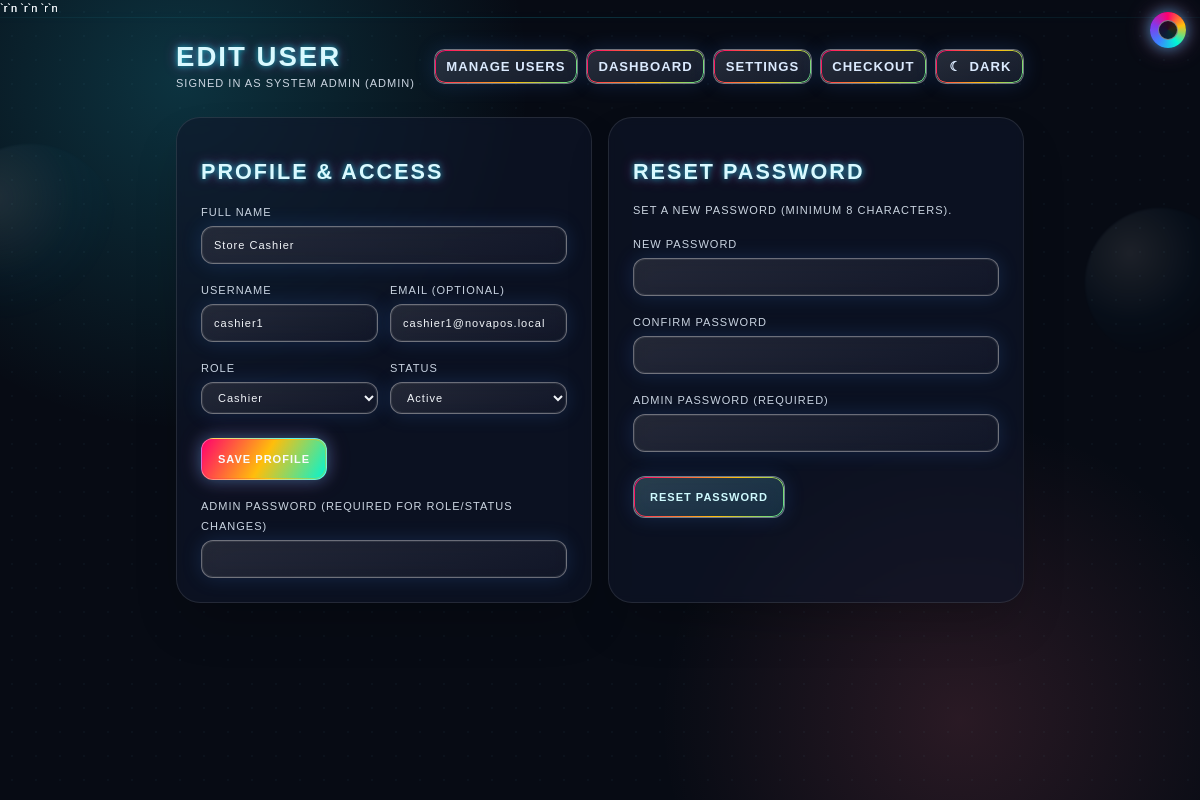
Screenshot of /edit_user.php?id=2 (signed in) with the database file from the repository.
### tables this page shows
CREATE TABLE users (
  id BIGINT UNSIGNED NOT NULL AUTO_INCREMENT,
  full_name VARCHAR(120) NOT NULL,
  username VARCHAR(60) NOT NULL,
  email VARCHAR(190) NULL,
  password_hash VARCHAR(255) NOT NULL,
  role ENUM('admin', 'manager', 'cashier') NOT NULL DEFAULT 'cashier',
  is_active TINYINT(1) NOT NULL DEFAULT 1,
  created_at TIMESTAMP NOT NULL DEFAULT CURRENT_TIMESTAMP,
  updated_at TIMESTAMP NOT NULL DEFAULT CURRENT_TIMESTAMP ON UPDATE CURRENT_TIMESTAMP,
  PRIMARY KEY (id),
  UNIQUE KEY uq_users_username (username),
  UNIQUE KEY uq_users_email (email),
  KEY idx_users_role_active (role, is_active)
);

### app/bootstrap.php (called while the page is built, shortened)
<?php
spl_autoload_register(static function (string $class): void {
    $prefix = 'App\\';
    $baseDir = __DIR__ . '/';
    $relativeClass = substr($class, strlen($prefix));
    $file = $baseDir . str_replace('\\', '/', $relativeClass) . '.php';
});
function e(string $value): string
{
    return htmlspecialchars($value, ENT_QUOTES | ENT_SUBSTITUTE, 'UTF-8');
}

### app/Core/Auth.php (called while the page is built, shortened)
<?php
final class Auth
{
    public static function user(): ?array
    {
        $userId = (int) ($_SESSION['user_id'] ?? 0);
        $user = User::findById($userId);
        return $user;
    }
    public static function requireCapability(string $capability): void
    {
        $user = self::user();
    }
    public static function requirePageAuth(array $roles = []): array
    {
        $user = self::user();
        return $user;
    }
}

### app/Models/User.php (called while the page is built, shortened)
<?php
final class User
{
    public static function findById(int $id): ?array
    {
        $pdo = Database::connection();
        $statement = $pdo->prepare(
            'SELECT id, full_name, username, email, role, is_active
             FROM users
             WHERE id = :id
             LIMIT 1'
        );
        $statement->bindValue(':id', $id, PDO::PARAM_INT);
        $statement->execute();
        $user = $statement->fetch();
        return $user ?: null;
    }
}

### app/Repositories/UserRepository.php (called while the page is built, shortened)
<?php
final class UserRepository
{
    public function findById(int $id): ?array
    {
        $pdo = Database::connection();
        $statement = $pdo->prepare(
            'SELECT id, full_name, username, email, role, is_active
             FROM users
             WHERE id = :id
             LIMIT 1'
        );
        $statement->bindValue(':id', $id, PDO::PARAM_INT);
        $statement->execute();
        $row = $statement->fetch(PDO::FETCH_ASSOC);
        return $row === false ? null : $row;
    }
}

### app/Services/UserManagementService.php (called while the page is built, shortened)
<?php
final class UserManagementService
{
    public function getUser(int $id): ?array
    {
        return $this->users->findById($id);
    }
}

### edit_user.php (the view, shortened to what this page needs)
<?php
require __DIR__ . '/app/bootstrap.php';
$currentUser = Auth::requirePageAuth(['admin']);
Auth::requireCapability('users.manage');
$service = new UserManagementService(new UserRepository());
$userId = (int) ($_GET['id'] ?? $_POST['id'] ?? 0);
$user = $service->getUser($userId);
$form = [
    'id' => (string) $userId,
    'full_name' => (string) $user['full_name'],
    'username' => (string) $user['username'],
    'email' => (string) ($user['email'] ?? ''),
    'role' => (string) $user['role'],
    'is_active' => (int) $user['is_active'] === 1 ? '1' : '0',
];
?>
<!DOCTYPE html>
<html lang="en">
<head>
  <script src="assets/vendor/tailwindcss/tailwindcss.js"></script>
  <link rel="stylesheet" href="assets/css/ambient-layer.css" />
  <link rel="stylesheet" href="assets/css/y2k-global.css" />
</head>
<body class="ambient-soft min-h-screen text-slate-100 antialiased">
  <div class="matrix-grid" aria-hidden="true"></div>`r`n  <div class="scanner-line" aria-hidden="true"></div>`r`n  <div class="retro-orbs" aria-hidden="true">`r`n    <span class="orb orb-a"></span>`r`n    <span class="orb orb-b"></span>`r`n  </div>`r`n  <main id="mainContent" class="relative z-10 mx-auto max-w-4xl px-4 py-6 sm:px-6">
    <header class="mb-6 flex flex-wrap items-center justify-between gap-3">
      <div>
        <h1 class="text-2xl font-semibold">Edit User</h1>
        <p class="text-sm text-slate-300">Signed in as <?= e((string) $currentUser['full_name']) ?> (admin)</p>
      </div>
      <div class="flex flex-wrap gap-2" aria-label="Edit user navigation">
        <a href="manage_users.php" class="utility-link">Manage Users</a>
        <a href="dashboard.php" class="utility-link">Dashboard</a>
        <a href="settings.php" class="utility-link">Settings</a>
        <a href="index.php" class="utility-link">Checkout</a>
        <button type="button" id="themeToggle" class="utility-link inline-flex items-center gap-1.5" aria-label="Toggle theme">
          <span id="themeToggleIcon" class="inline-block w-4 text-center" aria-hidden="true">&#9790;</span>
          <span id="themeToggleText">Dark</span>
        </button>
      </div>
    </header>
    <section class="grid gap-4 lg:grid-cols-2">
      <form method="post" class="space-y-4 rounded-3xl border border-white/10 bg-slate-900/60 p-5 sm:p-6 shadow-2xl backdrop-blur-sm">
        <h2 class="text-lg font-semibold">Profile & Access</h2>
        <label class="block text-sm">
          <span class="mb-1 block text-slate-300">Full Name</span>
          <input name="full_name" value="<?= e($form['full_name']) ?>" required class="w-full rounded-xl border border-white/15 bg-slate-950/60 px-3 py-2 outline-none focus:border-cyan-300" />
        </label>
        <div class="grid gap-3 sm:grid-cols-2">
          <label class="block text-sm">
            <span class="mb-1 block text-slate-300">Username</span>
            <input name="username" value="<?= e($form['username']) ?>" required class="w-full rounded-xl border border-white/15 bg-slate-950/60 px-3 py-2 outline-none focus:border-cyan-300" />
          </label>
          <label class="block text-sm">
            <span class="mb-1 block text-slate-300">Email (optional)</span>
            <input type="email" name="email" value="<?= e($form['email']) ?>" class="w-full rounded-xl border border-white/15 bg-slate-950/60 px-3 py-2 outline-none focus:border-cyan-300" />
          </label>
        </div>
        <div class="grid gap-3 sm:grid-cols-2">
          <label class="block text-sm">
            <span class="mb-1 block text-slate-300">Role</span>
            <select name="role" class="w-full rounded-xl border border-white/15 bg-slate-950/60 px-3 py-2 outline-none focus:border-cyan-300">
              <?php foreach (['admin', 'manager', 'cashier'] as $role): ?>
                <option value="<?= e($role) ?>" <?= $form['role'] === $role ? 'selected' : '' ?>><?= e(ucfirst($role)) ?></option>
              <?php endforeach; ?>
            </select>
          </label>
          <label class="block text-sm">
            <span class="mb-1 block text-slate-300">Status</span>
            <select name="is_active" class="w-full rounded-xl border border-white/15 bg-slate-950/60 px-3 py-2 outline-none focus:border-cyan-300">
              <option value="1" <?= $form['is_active'] === '1' ? 'selected' : '' ?>>Active</option>
            </select>
          </label>
        </div>
        <div class="pt-2">
          <button class="min-h-[42px] rounded-xl bg-gradient-to-r from-cyan-400 to-emerald-400 px-4 py-2 text-sm font-semibold text-slate-900">Save Profile</button>
        </div>
        <label class="block text-sm">
          <span class="mb-1 block text-slate-300">Admin Password (required for role/status changes)</span>
          <input type="password" name="admin_password" class="w-full rounded-xl border border-white/15 bg-slate-950/60 px-3 py-2 outline-none focus:border-cyan-300" />
        </label>
      </form>
      <form method="post" class="space-y-4 rounded-3xl border border-white/10 bg-slate-900/60 p-5 sm:p-6 shadow-2xl backdrop-blur-sm">
        <h2 class="text-lg font-semibold">Reset Password</h2>
        <p class="text-xs text-slate-300">Set a new password (minimum 8 characters).</p>
        <label class="block text-sm">
          <span class="mb-1 block text-slate-300">New Password</span>
          <input type="password" name="new_password" required minlength="8" class="w-full rounded-xl border border-white/15 bg-slate-950/60 px-3 py-2 outline-none focus:border-cyan-300" />
        </label>
        <label class="block text-sm">
          <span class="mb-1 block text-slate-300">Confirm Password</span>
          <input type="password" name="confirm_password" required minlength="8" class="w-full rounded-xl border border-white/15 bg-slate-950/60 px-3 py-2 outline-none focus:border-cyan-300" />
        </label>
        <label class="block text-sm">
          <span class="mb-1 block text-slate-300">Admin Password (required)</span>
          <input type="password" name="admin_password" required class="w-full rounded-xl border border-white/15 bg-slate-950/60 px-3 py-2 outline-none focus:border-cyan-300" />
        </label>
        <div class="pt-2">
          <button class="min-h-[42px] rounded-xl border border-cyan-300/45 bg-cyan-500/10 px-4 py-2 text-sm font-semibold text-cyan-100 hover:bg-cyan-500/20">Reset Password</button>
        </div>
      </form>
    </section>
  </main>
  </body>
</html>

### assets/css/ambient-layer.css (style rules this page uses)
.matrix-grid { position: fixed; inset: 0; pointer-events: none; z-index: 0; background-image: radial-gradient(circle, rgba(125, 211, 252, 0.24) 1px, transparent 1.2px); background-size: 24px 24px; opacity: 0.22; animation: matrixDrift 18s linear infinite; }
.scanner-line { position: fixed; left: -20%; width: 140%; height: 1px; pointer-events: none; z-index: 0; opacity: 0.28; background: linear-gradient(90deg, transparent, rgba(34, 211, 238, 0.9), transparent); box-shadow: 0 0 12px rgba(34, 211, 238, 0.4); animation: scannerSweep 12s linear infinite; }
.retro-orbs { position: fixed; inset: 0; pointer-events: none; z-index: 0; overflow: hidden; }
.orb { position: absolute; border-radius: 999px; filter: blur(1px); opacity: 0.18; background: radial-gradient(circle at 30% 30%, rgba(255, 255, 255, 0.72), rgba(56, 189, 248, 0.2) 45%, transparent 72%); animation: orbFloat 20s ease-in-out infinite; }
.orb.orb-a { width: 180px; height: 180px; left: -60px; top: 18%; }
.orb.orb-b { width: 150px; height: 150px; right: -35px; top: 26%; animation-duration: 24s; animation-delay: -6s; }
body.ambient-soft .matrix-grid { opacity: 0.15; animation-duration: 24s; }
body.ambient-soft .scanner-line { opacity: 0.2; animation-duration: 15s; }
body.ambient-soft .orb { opacity: 0.12; }
.utility-link { border-radius: 0.65rem !important; padding: 0.42rem 0.72rem !important; font-size: 0.82rem !important; font-weight: 600; letter-spacing: 0.01em; transition: background-color 170ms ease, border-color 170ms ease, transform 140ms ease; }
#themeToggle .inline-block { min-width: 1rem; text-align: center; }

### assets/css/y2k-global.css (style rules this page uses)
:root { --y2k-rainbow: linear-gradient(120deg, #ff006e, #ffbe0b, #00f5d4, #3a86ff, #8338ec, #ff006e); --y2k-neon-cyan: #00f5ff; --y2k-neon-pink: #ff45da; --y2k-chrome-1: rgba(255, 255, 255, 0.92); --y2k-chrome-2: rgba(203, 213, 225, 0.56); --y2k-border: rgba(255, 255, 255, 0.36); }
body.y2k-global { font-family: 'Arial Black', Arial, sans-serif !important; font-weight: 400; }
body.y2k-global h1, body.y2k-global h2, body.y2k-global h3, body.y2k-global h4, body.y2k-global h5, body.y2k-global h6, body.y2k-global p, body.y2k-global a, body.y2k-global button, body.y2k-global label, body.y2k-global th, body.y2k-global td, body.y2k-global span, body.y2k-global li, body.y2k-global .utility-link { text-transform: uppercase; letter-spacing: 1px; }
body.y2k-global h1, body.y2k-global h2, body.y2k-global h3 { font-weight: 900; letter-spacing: 2px; }
body.y2k-global h1 { font-size: clamp(22px, 2.3vw, 36px); }
body.y2k-global h2 { font-size: clamp(16px, 1.8vw, 28px); }
body.y2k-global, body.y2k-global p, body.y2k-global td, body.y2k-global th, body.y2k-global label, body.y2k-global input, body.y2k-global select, body.y2k-global textarea, body.y2k-global button { font-size: clamp(11px, 0.92vw, 15px); }
body.y2k-global .glass, body.y2k-global .receipt, body.y2k-global .utility-link, body.y2k-global button, body.y2k-global input, body.y2k-global select, body.y2k-global textarea { position: relative; border: 1px solid var(--y2k-border) !important; background-image: linear-gradient(160deg, rgba(255, 255, 255, 0.12), rgba(148, 163, 184, 0.08)); box-shadow: 0 0 0 1px rgba(255, 255, 255, 0.08) inset, 0 0 20px rgba(59, 130, 246, 0.18); -webkit-backdrop-filter: blur(10px); backdrop-filter: blur(10px); }
body.y2k-global .glass::before, body.y2k-global .receipt::before, body.y2k-global .utility-link::before, body.y2k-global button::before { content: ''; position: absolute; inset: 0; border-radius: inherit; padding: 1px; background: var(--y2k-rainbow); background-size: 300% 300%; animation: borderShift 4s linear infinite; -webkit-mask: linear-gradient(#fff 0 0) content-box, linear-gradient(#fff 0 0); mask: linear-gradient(#fff 0 0) content-box, linear-gradient(#fff 0 0); -webkit-mask-composite: xor; mask-composite: exclude; pointer-events: none; }
body.y2k-global .y2k-neon, body.y2k-global h1, body.y2k-global h2 { color: #d9f9ff; text-shadow: 0 0 6px rgba(0, 245, 255, 0.7), 0 0 14px rgba(255, 69, 218, 0.42); animation: neonPulse 2s ease-in-out infinite; }
body.y2k-global .portal-btn, body.y2k-global button[type='submit'] { font-weight: 900; color: #f8fafc; background-image: var(--y2k-rainbow) !important; background-size: 250% 250% !important; animation: chromeShift 6s ease-in-out infinite; box-shadow: 0 0 16px rgba(56, 189, 248, 0.38), 0 0 24px rgba(236, 72, 153, 0.24); }

### rows the page displays
users: full_name "SYSTEM ADMIN"
users: full_name "Store Cashier", username "cashier1", email "cashier1@novapos.local", role "Cashier", is_active "Active"
